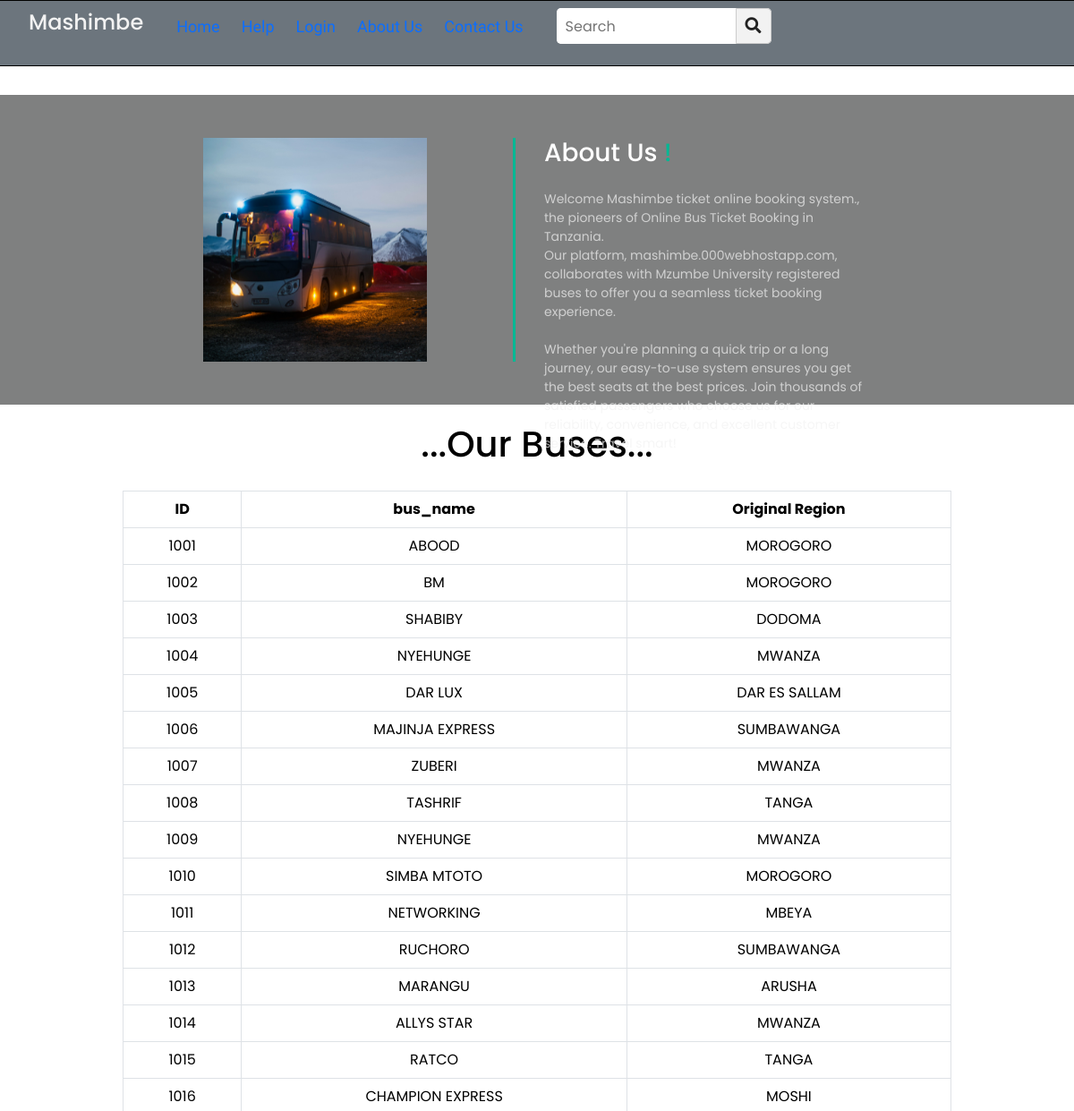
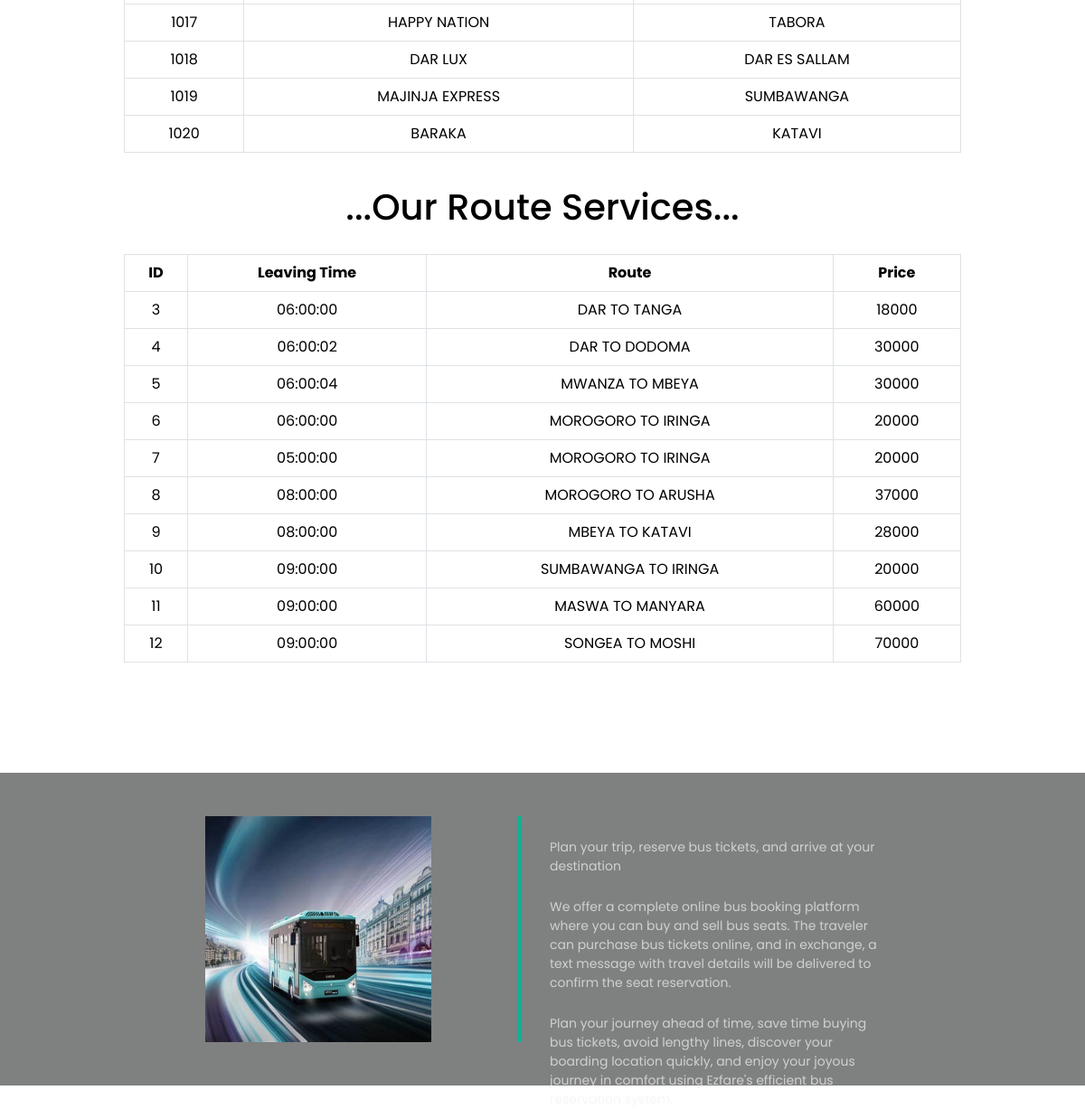
Screenshot of /bout_us.php with the database file from the repository (2 pictures, top to bottom).
### tables this page shows
CREATE TABLE `bus` (
  `reg_no` int(12) NOT NULL,
  `company_name` varchar(100) NOT NULL,
  `region` varchar(100) NOT NULL
);

CREATE TABLE `route` (
  `id` int(11) NOT NULL,
  `departure_time` time NOT NULL,
  `route` varchar(50) NOT NULL,
  `price` decimal(65,0) NOT NULL
);

### bout_us.php (the view, shortened to what this page needs)
<!DOCTYPE html>
<html lang="en" dir="ltr">
  <head>
    <link rel="stylesheet" href="cssfile/nav.css">
    <link rel="stylesheet" href="cssfile/footer_l.css">
    <link rel="stylesheet" href="cssfile/login.css">
    <link rel="stylesheet" a href="css\font-awesome.min.css">
    <link rel="stylesheet" href="https://pro.fontawesome.com/releases/v5.10.0/css/all.css"/>
    <link rel="stylesheet" href="https://cdnjs.cloudflare.com/ajax/libs/font-awesome/5.15.3/css/all.min.css"/>
    <link href="https://cdn.jsdelivr.net/npm/bootstrap@5.3.3/dist/css/bootstrap.min.css" rel="stylesheet"
>
  </head>
  <body>
  <nav class="navbar navbar-expand-lg bg-secondary fixed-top">
      <ul>
        <li class="logo"><h4>Mashimbe</h4></li>
        <div class="items">
          <li><a href="index.php">Home</a></li>
          <li><a href="help.php">Help</a></li>
          <li><a href="loginMenu.php">Login</a></li>
          <li><a href="bout_us.php">About Us</a></li>
           <li><a href="contact.php">Contact Us</a></li>
        </div>
        <li class="search-icon">
          <input type="search" placeholder="Search">
          <label class="icon">
            <span class="fas fa-search"></span>
          </label>
        </li>
      </ul>
    </nav>
    <div class="about-sec">
        <div class="about-img">
            <img src="./images/bus1.jpg">
        </div>
        <div class="about-intro">
    <h3>About Us<span style="color: #00b894;"> !</span></h3>
    <p>Welcome Mashimbe ticket online booking system., the pioneers of Online Bus Ticket Booking in Tanzania. <br>
        Our platform, mashimbe.000webhostapp.com, collaborates with Mzumbe University registered buses to offer you a seamless ticket booking experience.    <br> <br>
         Whether you're planning a quick trip or a long journey, our easy-to-use system ensures you get the best seats at the best prices. Join thousands of satisfied passengers who choose us for our reliability, convenience, and excellent customer service. Travel smart!</p>
</div>
    </div>
    <?php include("connect.php");?>
    <h1 class="topic_bus"> ...Our Buses...</h1>
    <div class="container">
        <div class="row justify-content-center">
            <div class="col-md-10">
                <?php
                    $sqlget = "SELECT * FROM bus";
                    $sqldata = mysqli_query($conn, $sqlget) or die('error getting');
                    echo '<table class="table table-bordered table-hover text-center">';
                    echo '<thead class="thead-dark"><tr>
                          <th>ID</th>
                          <th>bus_name</th>
                          <th>Original Region</th>
                          </tr></thead><tbody>';
                    while ($row = mysqli_fetch_array($sqldata, MYSQLI_ASSOC)) {
                        echo "<tr><td>{$row['reg_no']}</td>";
                        echo "<td>{$row['company_name']}</td>";
                        echo "<td>{$row['region']}</td></tr>";
                    }
                    echo '</tbody></table>';
                ?>
            </div>
        </div>
    </div>
    <h1 class="topic_bus"> ...Our Route Services...</h1>
    <div class="container">
        <div class="row justify-content-center">
            <div class="col-md-10">
                <?php
                    $sqlget = "SELECT * FROM route";
                    $sqldata = mysqli_query($conn, $sqlget) or die('error getting');
                    echo '<table class="table table-bordered table-hover text-center">';
                    echo '<thead class="thead-dark"><tr>
                          <th>ID</th>
                          <th>Leaving Time</th>
                          <th>Route</th>
                          <th>Price</th>
                          </tr></thead><tbody>';
                    while ($row = mysqli_fetch_array($sqldata, MYSQLI_ASSOC)) {
                        echo "<tr><td>{$row['id']}</td>";
                        echo "<td>{$row['departure_time']}</td>";
                        echo "<td>{$row['route']}</td>";
                        echo "<td>{$row['price']}</td></tr>";
                    }
                    echo '</tbody></table>';
                ?>
            </div>
        </div>
    </div>
    <div class="about-sec">
        <div class="about-img">
            <img src="./images/bm1.jpg">
        </div>
        <div class="about-intro">
            <p>Plan your trip, reserve bus tickets, and arrive at your destination</p>
            <p>We offer a complete online bus booking platform where you can buy and sell bus seats. The traveler can purchase bus tickets online, and in exchange, a text message with travel details will be delivered to confirm the seat reservation.</p>
            <p>Plan your journey ahead of time, save time buying bus tickets, avoid lengthy lines, discover your boarding location quickly, and enjoy your joyous journey in comfort using Ezfare's efficient bus reservation system.</p>
        </div>
    </div>

### cssfile/nav.css (style rules this page uses)
* { margin: 0; padding: 0; color: #f2f2f2; box-sizing: border-box; font-family: 'Montserrat', sans-serif; }
nav { background: #222222; padding: 10px 40px 10px 70px; border: 1px solid #000; border-left: none; border-right: none; }
nav ul { display: flex; list-style: none; flex-wrap: wrap; align-items: center; justify-content: center; }
nav ul li.logo { flex: 1; font-size: 30px; font-weight: 700; }
nav ul div.items { padding: 0 25px; display: inline-flex; }
nav ul div.items a { text-decoration: none; font-size: 18px; padding: 0 12px; }
nav ul .search-icon { height: 40px; width: 240px; display: flex; background: #f2f2f2; border-radius: 5px; }
nav ul .search-icon input { height: 100%; width: 200px; border: none; outline: none; padding: 0 10px; color: #000; font-size: 16px; border-radius: 5px 0 0 5px; }
nav ul .search-icon .icon { height: 100%; width: 40px; line-height: 40px; text-align: center; border: 1px solid #cccccc; border-radius: 0 5px 5px 0; cursor: pointer; }
nav ul .search-icon .icon span { color: #222222; font-size: 18px; }

### cssfile/footer_l.css (style rules this page uses)
body { font-family: 'Poppins', sans-serif; }
* { margin: 0; padding: 0; box-sizing: border-box; }
a { text-decoration: none; color: inherit; font-family: 'Baloo Bhaijaan 2', cursive; }

### cssfile/login.css (style rules this page uses)
h1 { margin: 0; padding: 0 0 20px; text-align: center; font-size: 22px; }

### bout_us.php (style rules this page uses)
body { margin: 0; padding: 0; width: 100%; height: 100%; background-image: url(image/2.jpg); background-repeat: no-repeat; background-attachment: fixed; background-size: cover; }
* { font-family: 'Poppins', sans-serif; margin: 0; padding: 0; box-sizing: border-box; }
.about-sec { display: flex; padding: 3rem 0; width: 100%; justify-content: center; background: rgba(1, 2, 2, 0.5); margin-top: 106px; }
.about-img { width: 250px; height: 250px; margin: 0 3rem; }
.about-img img { height: 100%; width: 100%; }
.about-intro { color: #fff; width: 400px; height: 250px; border-left: 3px solid #00b894; padding-left: 2rem; margin: 0 3rem; }
.about-intro p { margin-top: 1.5rem; font-size: 14px; opacity: .7; }
.topic_bus { text-align: center; color: black; margin-top: 20px; }

### rows the page displays
bus: reg_no "1001", company_name "ABOOD", region "MOROGORO"
bus: reg_no "1002", company_name "BM", region "MOROGORO"
bus: reg_no "1003", company_name "SHABIBY", region "DODOMA"
bus: reg_no "1004", company_name "NYEHUNGE", region "MWANZA"
bus: reg_no "1005", company_name "DAR LUX", region "DAR ES SALLAM"
bus: reg_no "1006", company_name "MAJINJA EXPRESS", region "SUMBAWANGA"
bus: reg_no "1007", company_name "ZUBERI", region "MWANZA"
bus: reg_no "1008", company_name "TASHRIF", region "TANGA"
bus: reg_no "1009", company_name "NYEHUNGE", region "MWANZA"
bus: reg_no "1010", company_name "SIMBA MTOTO", region "MOROGORO"
bus: reg_no "1011", company_name "NETWORKING", region "MBEYA"
bus: reg_no "1012", company_name "RUCHORO", region "SUMBAWANGA"
bus: reg_no "1013", company_name "MARANGU", region "ARUSHA"
bus: reg_no "1014", company_name "ALLYS STAR", region "MWANZA"
bus: reg_no "1015", company_name "RATCO", region "TANGA"
bus: reg_no "1016", company_name "CHAMPION EXPRESS", region "MOSHI"
bus: reg_no "1017", company_name "HAPPY NATION", region "TABORA"
bus: reg_no "1018", company_name "DAR LUX", region "DAR ES SALLAM"
bus: reg_no "1019", company_name "MAJINJA EXPRESS", region "SUMBAWANGA"
bus: reg_no "1020", company_name "BARAKA", region "KATAVI"
route: id "3", departure_time "06:00:00", route "DAR TO TANGA", price "18000"
route: id "4", departure_time "06:00:02", route "DAR TO DODOMA", price "30000"
route: id "5", departure_time "06:00:04", route "MWANZA TO MBEYA", price "30000"
route: id "6", departure_time "06:00:00", route "MOROGORO TO IRINGA", price "20000"
route: id "7", departure_time "05:00:00", route "MOROGORO TO IRINGA", price "20000"
route: id "8", departure_time "08:00:00", route "MOROGORO TO ARUSHA", price "37000"
route: id "9", departure_time "08:00:00", route "MBEYA TO KATAVI", price "28000"
route: id "10", departure_time "09:00:00", route "SUMBAWANGA TO IRINGA", price "20000"
route: id "11", departure_time "09:00:00", route "MASWA TO MANYARA", price "60000"
route: id "12", departure_time "09:00:00", route "SONGEA TO MOSHI", price "70000"
